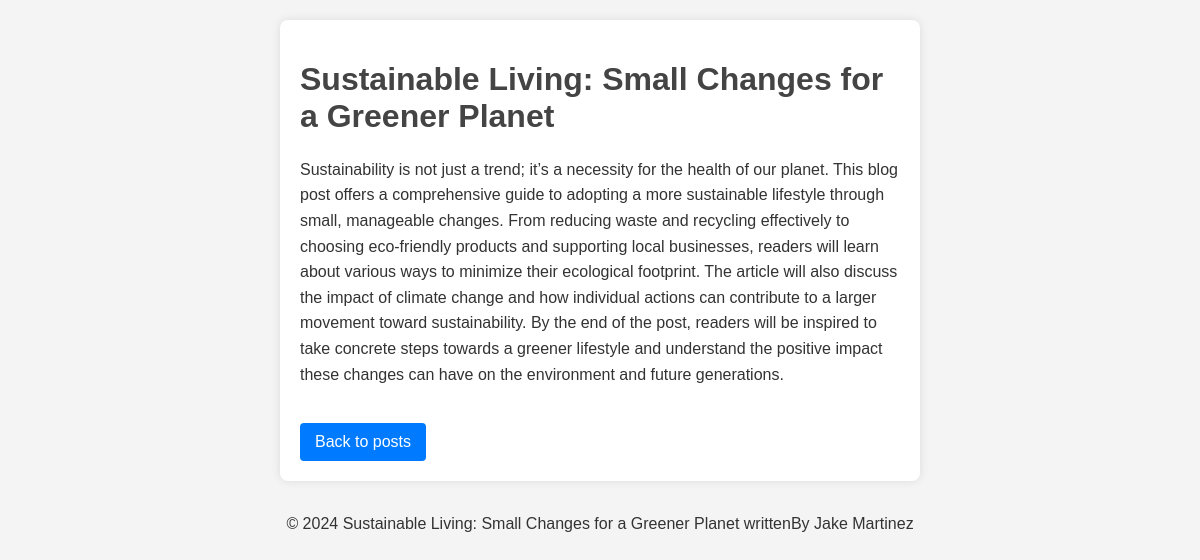
The app's page /post/4/ with its own data.
### blog/models.py (models this page shows, shortened)
class Post(models.Model):
    title = models.CharField(max_length=200)
    content = models.TextField()
    author = models.CharField(max_length=100)
    created_at = models.DateTimeField(auto_now_add=True)

### blog/views.py (the view)
# urls.py: path('post/<int:post_id>/', post_detail, name='post_detail'),
def post_detail(request, post_id):
    post = get_object_or_404(Post, id=post_id)
    current_year = datetime.now().year
    return render(request, 'blog/post_detail.html', {'post': post, 'current_year': current_year})

### blog/templates/blog/post_detail.html (shortened to what this page needs)
<!DOCTYPE html>
<html lang="en">
<head>
</head>
<body>
    <div class="container">
        <h1>{{ post.title }}</h1>
        <p>{{ post.content }}</p>
        <a class="back-link" href="{% url 'post_list' %}">Back to posts</a>
    </div>
    <div class="footer">
        <p>&copy; {{ current_year }}  {{ post.title }} writtenBy {{post.author}}</p>
    </div>
</body>
</html>

### blog/templates/blog/post_detail.html (style rules this page uses)
body { font-family: Arial, sans-serif; background-color: #f4f4f4; margin: 0; padding: 20px; color: #333; }
.container { max-width: 600px; background: white; padding: 20px; border-radius: 8px; box-shadow: 0 0 10px rgba(0, 0, 0, 0.1); margin: 0 auto; }
h1 { color: #444; }
p { line-height: 1.6; }
.edit-link, .back-link { display: inline-block; margin-top: 20px; padding: 10px 15px; background-color: #5cb85c; color: white; text-decoration: none; border-radius: 4px; }
.back-link { background-color: #007bff; }
.footer { margin-top: 30px; text-align: center; }

### records on screen
Post: title "Sustainable Living: Small Changes for a Greener Planet", content "Sustainability is not just a trend; it’s a necessity for the health of our planet. This blog post offers a comprehensive guide to adopting a more sustainable lifestyle through small, manageable changes. From reducing waste and recycling effectively to choosing eco-friendly products and supporting local businesses, readers will learn about various ways to minimize their ecological footprint. The article will also discuss the impact of climate change and how individual actions can contribute to a larger movement toward sustainability. By the end of the post, readers will be inspired to take concrete steps towards a greener lifestyle and understand the positive impact these changes can have on…", author "Jake Martinez"
